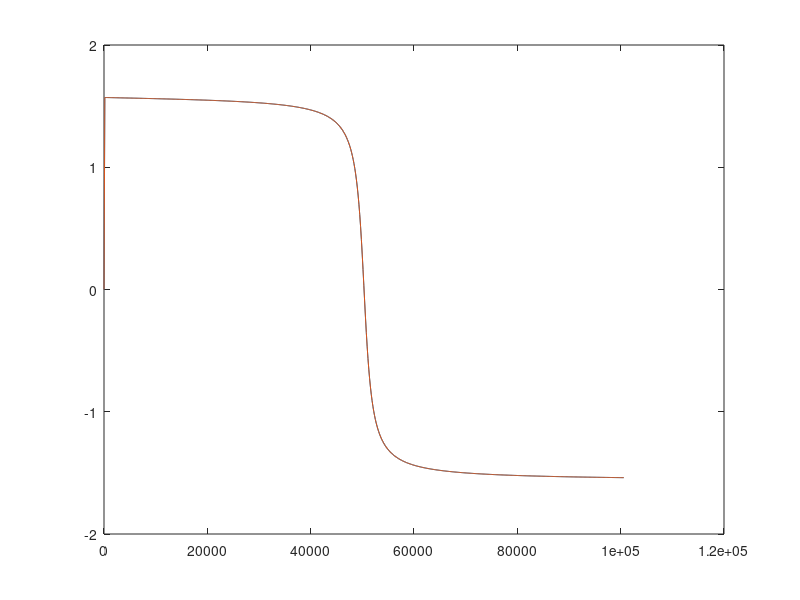

Here is the MATLAB script that generated this plot:
Vi=20e-3;%Volts
L=1e-3;%Henry
C=.01e-6;%Farads
R=13;%Ohms
Rl=2;%Ohms

ws=1/(sqrt(L*C));
w=[0:1000:2*ws]; % frequency (Rad/s)

ZC=1./(1i.*w.*C);
ZL=1i.*w.*L;
ZR=R+Rl;
ZT=ZR+ZL+ZC;
I=Vi./ZT;
Vo=I*R;
gain=Vo/Vi;

f=w/(2*pi);
plot(f, angle(gain));
hold on
plot(f,angle(Vo));
hold on